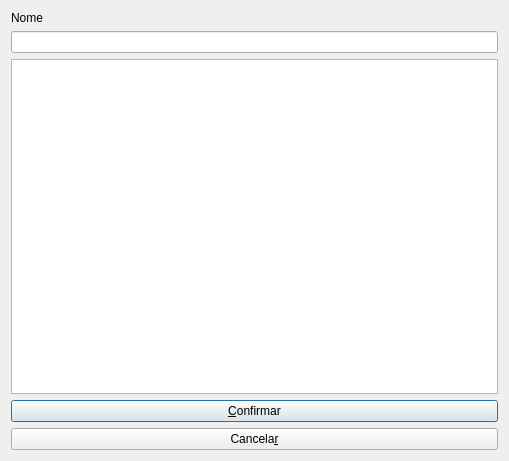
<?xml version="1.0" encoding="UTF-8"?>
<ui version="4.0">
 <class>PesqAlunos</class>
 <widget class="QDialog" name="PesqAlunos">
  <property name="geometry">
   <rect>
    <x>0</x>
    <y>0</y>
    <width>509</width>
    <height>461</height>
   </rect>
  </property>
  <property name="windowTitle">
   <string>Dialog</string>
  </property>
  <layout class="QVBoxLayout" name="verticalLayout">
   <item>
    <widget class="QLabel" name="label">
     <property name="text">
      <string>Nome</string>
     </property>
    </widget>
   </item>
   <item>
    <widget class="QLineEdit" name="edtNome"/>
   </item>
   <item>
    <widget class="QTableWidget" name="tableWidget"/>
   </item>
   <item>
    <widget class="QPushButton" name="btnConfirmar">
     <property name="text">
      <string>&amp;Confirmar</string>
     </property>
    </widget>
   </item>
   <item>
    <widget class="QPushButton" name="btnCancelar">
     <property name="text">
      <string>Cancela&amp;r</string>
     </property>
    </widget>
   </item>
  </layout>
 </widget>
 <resources/>
 <connections/>
</ui>
